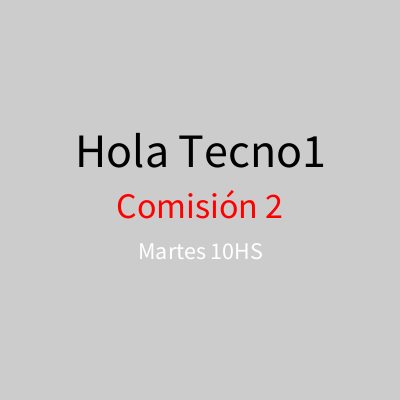
Frame 1 (no input)
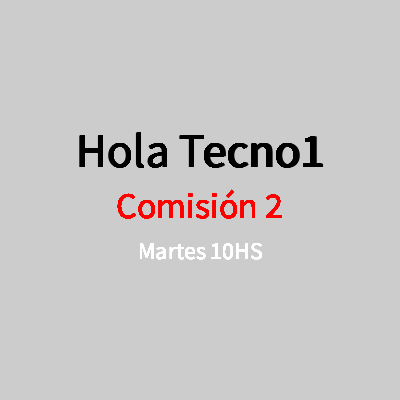
Frame 60 (the mouse pressed at the canvas centre just before this capture)
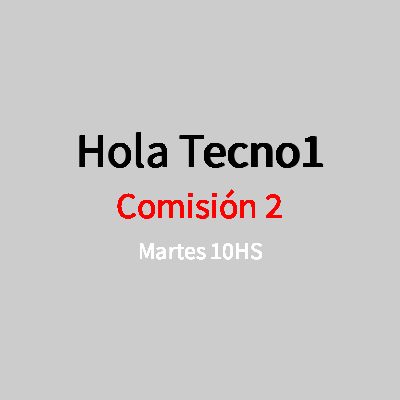
Frame 120 (the mouse held since frame 60 and released just before this capture)

The Processing sketch that drew these frames (run headless with seeded random() and noise(); from frame 60 on, the mouse is pressed at the canvas centre):

// Processing sketch: ej20c_funcion_texto
// ── ej20c_funcion_texto.pde

//funcion CON parametros SIN return: texto( el_texto, tamanio, color, x, y );

void setup(){
  size(400, 400 );
  textAlign( CENTER, CENTER );
}

void draw(){
  texto( "Hola Tecno1", 48, color(0), 200, 150 );
  texto( "Comisión 2", 36, color(255,0,0), 200, 205 );
  texto( "Martes 10HS", 24, color(255), 200, 250 );
}

void texto( String txt, int t, color c, float x, float y ){
  pushStyle();
  textSize(t);
  fill(c);
  text( txt, x, y );
  popStyle();
}
